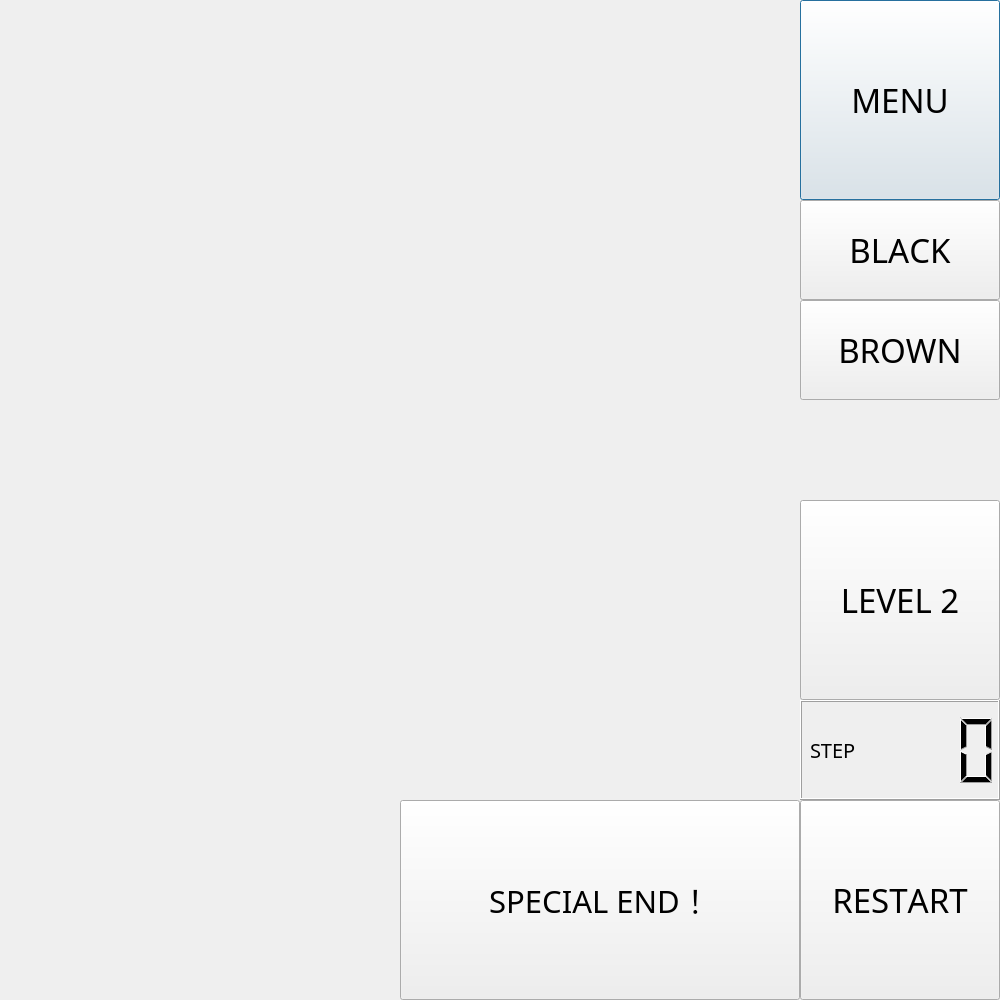
<?xml version="1.0" encoding="UTF-8"?>
<ui version="4.0">
 <class>level_1</class>
 <widget class="QDialog" name="level_1">
  <property name="geometry">
   <rect>
    <x>0</x>
    <y>0</y>
    <width>1000</width>
    <height>1000</height>
   </rect>
  </property>
  <property name="font">
   <font>
    <family>SetoFont</family>
    <pointsize>25</pointsize>
    <weight>50</weight>
    <italic>false</italic>
    <bold>false</bold>
    <underline>false</underline>
    <strikeout>false</strikeout>
    <kerning>false</kerning>
   </font>
  </property>
  <property name="windowTitle">
   <string>Dialog</string>
  </property>
  <widget class="QPushButton" name="menuButton">
   <property name="geometry">
    <rect>
     <x>800</x>
     <y>0</y>
     <width>200</width>
     <height>200</height>
    </rect>
   </property>
   <property name="font">
    <font>
     <family>SetoFont</family>
     <pointsize>25</pointsize>
     <weight>50</weight>
     <italic>false</italic>
     <bold>false</bold>
     <underline>false</underline>
     <strikeout>false</strikeout>
     <kerning>false</kerning>
    </font>
   </property>
   <property name="text">
    <string>MENU</string>
   </property>
   <property name="iconSize">
    <size>
     <width>30</width>
     <height>30</height>
    </size>
   </property>
   <property name="checkable">
    <bool>false</bool>
   </property>
  </widget>
  <widget class="QPushButton" name="restartButton">
   <property name="geometry">
    <rect>
     <x>800</x>
     <y>800</y>
     <width>200</width>
     <height>200</height>
    </rect>
   </property>
   <property name="font">
    <font>
     <family>SetoFont</family>
     <pointsize>25</pointsize>
     <weight>50</weight>
     <italic>false</italic>
     <bold>false</bold>
     <underline>false</underline>
     <strikeout>false</strikeout>
     <kerning>false</kerning>
    </font>
   </property>
   <property name="text">
    <string>RESTART</string>
   </property>
  </widget>
  <widget class="QPushButton" name="nextButton">
   <property name="geometry">
    <rect>
     <x>800</x>
     <y>500</y>
     <width>200</width>
     <height>200</height>
    </rect>
   </property>
   <property name="font">
    <font>
     <family>SetoFont</family>
     <pointsize>25</pointsize>
     <weight>50</weight>
     <italic>false</italic>
     <bold>false</bold>
     <underline>false</underline>
     <strikeout>false</strikeout>
     <kerning>false</kerning>
    </font>
   </property>
   <property name="text">
    <string>LEVEL 2</string>
   </property>
  </widget>
  <widget class="QLCDNumber" name="lcdNumber">
   <property name="geometry">
    <rect>
     <x>800</x>
     <y>700</y>
     <width>200</width>
     <height>100</height>
    </rect>
   </property>
   <property name="sizePolicy">
    <sizepolicy hsizetype="Minimum" vsizetype="Minimum">
     <horstretch>0</horstretch>
     <verstretch>0</verstretch>
    </sizepolicy>
   </property>
   <property name="smallDecimalPoint">
    <bool>false</bool>
   </property>
   <property name="mode">
    <enum>QLCDNumber::Dec</enum>
   </property>
   <property name="segmentStyle">
    <enum>QLCDNumber::Filled</enum>
   </property>
   <property name="value" stdset="0">
    <double>0.000000000000000</double>
   </property>
   <property name="intValue" stdset="0">
    <number>0</number>
   </property>
  </widget>
  <widget class="QPushButton" name="specialButton">
   <property name="geometry">
    <rect>
     <x>400</x>
     <y>800</y>
     <width>400</width>
     <height>200</height>
    </rect>
   </property>
   <property name="font">
    <font>
     <family>SetoFont</family>
     <pointsize>23</pointsize>
     <weight>50</weight>
     <italic>false</italic>
     <bold>false</bold>
     <underline>false</underline>
     <strikeout>false</strikeout>
     <kerning>true</kerning>
    </font>
   </property>
   <property name="text">
    <string>SPECIAL END！</string>
   </property>
  </widget>
  <widget class="QLabel" name="label">
   <property name="geometry">
    <rect>
     <x>810</x>
     <y>700</y>
     <width>60</width>
     <height>100</height>
    </rect>
   </property>
   <property name="font">
    <font>
     <family>SetoFont</family>
     <pointsize>15</pointsize>
     <weight>50</weight>
     <italic>false</italic>
     <bold>false</bold>
     <underline>false</underline>
     <strikeout>false</strikeout>
     <kerning>false</kerning>
    </font>
   </property>
   <property name="text">
    <string>STEP</string>
   </property>
  </widget>
  <widget class="QPushButton" name="blackButton">
   <property name="geometry">
    <rect>
     <x>800</x>
     <y>200</y>
     <width>200</width>
     <height>100</height>
    </rect>
   </property>
   <property name="text">
    <string>BLACK</string>
   </property>
  </widget>
  <widget class="QPushButton" name="brownButton">
   <property name="geometry">
    <rect>
     <x>800</x>
     <y>300</y>
     <width>200</width>
     <height>100</height>
    </rect>
   </property>
   <property name="text">
    <string>BROWN</string>
   </property>
  </widget>
 </widget>
 <resources/>
 <connections/>
</ui>
